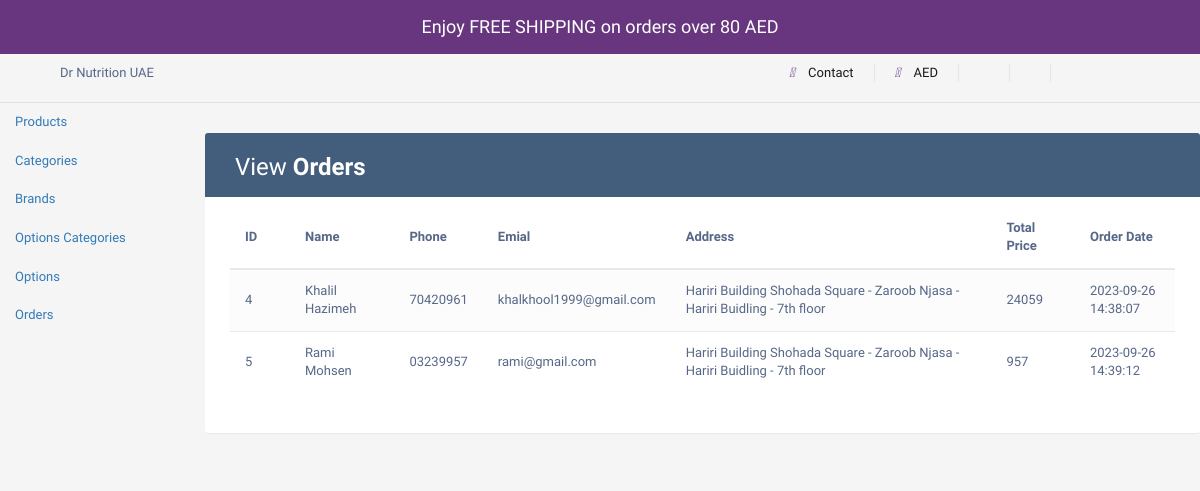
The page /admin/orders.php on the database its author committed.
### tables this page shows
CREATE TABLE `orders` (
  `order_id` int(11) NOT NULL,
  `name` varchar(255) NOT NULL,
  `phone_number` varchar(20) NOT NULL,
  `email` varchar(255) NOT NULL,
  `address` varchar(255) NOT NULL,
  `total_price` decimal(10,0) NOT NULL,
  `order_date` timestamp NOT NULL DEFAULT current_timestamp()
);

### admin/orders.php (the view, shortened to what this page needs)
<?php
$conn = new mysqli("localhost", "root", "", "logindb");
$query = "SELECT * FROM orders ORDER BY order_id";
$result = $conn->query($query);
?>
<!DOCTYPE html>
<html lang="en">
<head>
<link rel="stylesheet" href="https://maxcdn.bootstrapcdn.com/font-awesome/4.7.0/css/font-awesome.min.css">
<link rel="stylesheet" href="https://maxcdn.bootstrapcdn.com/bootstrap/3.3.7/css/bootstrap.min.css">
<link rel="stylesheet" href="https://cdnjs.cloudflare.com/ajax/libs/font-awesome/5.15.3/css/all.min.css" />
<link rel="stylesheet" href="../css/all.css" />
<body>
<section class="free_shipping_alert">
        <div>Enjoy FREE SHIPPING on orders over 80 AED</div>
    </section>
    <section class="top-nav-bar">
            <div class="top-nav">
                <div class="row justify-content-between">
                    <div class="col-lg-6">
                    <div class="top-nav-left d-none d-lg-block">
                        <span>Dr Nutrition UAE</span>
                    </div>
                    </div>
                    <div class="col-lg-6">
                    <div class="top-nav-right">
                        <ul class="list-inline top-nav-right-list">
                            <li>
                                <a title="Contact" href="#">
                                    <i class="fa-solid fa-phone" style="color: #68367f; margin-right: 10px;"></i>
                                    Contact
                                </a>
                            </li>
                            <li>
                                <a title="AED" href="">
                                    <i class="fa-solid fa-money-bill " style="color: #68367f; margin-right: 10px;"></i>
                                    AED
                                </a>
                            </li>
                            <li>
                                <a  title="Login" data-bs-toggle="modal" data-bs-target="#exampleModal"  href="index.php">
                                </a>
                            </li>
                        <li>
                    </ul>
                </div>
            </div>
        </div>
    </div>
</section>
<div class="row">
            <nav id="sidebar" class="col-md-3 col-lg-2 d-md-block bg-light sidebar">
                <div class="position-sticky">
                    <ul class="nav flex-column">
                        <li class="nav-item">
                            <a class="nav-link active" href="products.php">
                                Products
                            </a>
                        </li>
                        <li class="nav-item">
                            <a class="nav-link" href="categories.php">
                                Categories
                            </a>
                        </li>
						<li class="nav-item">
                            <a class="nav-link" href="brands.php">
                                Brands
                            </a>
                        </li>
                        <li class="nav-item">
                            <a class="nav-link" href="options_categories.php">
                                Options Categories
                            </a>
                        </li>
						<li class="nav-item">
                            <a class="nav-link" href="options.php">
                                Options
                            </a>
                        </li>
                        <li class="nav-item">
                            <a class="nav-link" href="orders.php">
                                Orders
                            </a>
                        </li>
                    </ul>
                </div>
            </nav>
			<main class="col-md-9 ms-sm-auto col-lg-10 px-md-4">
            <div class="table-wrapper">
            <div class="table-title">
                <div class="row">
                    <div class="col-sm-6">
						<h2>View <b>Orders</b></h2>
					</div>
                </div>
            </div>
            <table class="table table-striped table-hover">
                <thead>
                    <tr>
                        <th>ID</th>
                        <th>Name</th>
						<th>Phone</th>
                        <th>Emial</th>
                        <th>Address</th>
                        <th>Total Price</th>
                        <th>Order Date</th>
                    </tr>
                </thead>
                <tbody>
                    <?php
					foreach ($result as $row) {
                        echo '<tr>';
                        echo '<td>' . $row['order_id'] . '</td>';
                        echo '<td>' . $row['name'] . '</td>';
                        echo '<td>' . $row['phone_number'] . '</td>';
                        echo '<td>' . $row['email'] . '</td>';
                        echo '<td>' . $row['address'] . '</td>';
                        echo '<td>' . $row['total_price'] . '</td>';
                        echo '<td>' . $row['order_date'] . '</td>';
                        echo '</tr>';
                    }
                    ?>
                </tbody>
            </table>
    </div>
</body>
</html>

### css/all.css (style rules this page uses)
body { margin: 0; background-color: white; }
a { text-decoration: none!important; }
.free_shipping_alert { background: #68367f; color: #fff; text-align: center; padding: 14px; font-size: 18px; background-image: url(https://drnutrition.com/themes/storefront/public/images/wave.svg); background-position: 50%; background-size: cover; }
.top-nav { border-bottom: 1px solid #e1e1e1 ; padding: 10px 0% 10px 5%; }
.top-nav .top-nav-right-list { display: -webkit-box; display: flex; -webkit-box-pack: center; justify-content: center; flex-wrap: wrap; }
.top-nav .top-nav-right-list>li:first-child { padding-left: 0; }
.top-nav .top-nav-right-list>li { border-right: 1px solid #e5e5e5; display: inline-block; padding: 0 20px; }
.top-nav .top-nav-right-list>li>a { display: block; color: #191919; }
body { color: #566787; background: #f5f5f5; font-family: 'Varela Round', sans-serif; font-size: 13px; }
.table-wrapper { background: #fff; padding: 20px 25px; margin: 30px 0; border-radius: 3px; box-shadow: 0 1px 1px rgba(0,0,0,.05); }
.table-title { padding-bottom: 15px; background: #435d7d; color: #fff; padding: 16px 30px; margin: -20px -25px 10px; border-radius: 3px 3px 0 0; }
.table-title h2 { margin: 5px 0 0; font-size: 24px; }
table.table tr th, table.table tr td { border-color: #e9e9e9; padding: 12px 15px; vertical-align: middle; }
table.table tr th:first-child { width: 60px; }
table.table tr th:last-child { width: 100px; }
table.table-striped tbody tr:nth-of-type(odd) { background-color: #fcfcfc; }

### rows shown on the page
orders: order_id "4", name "Khalil Hazimeh", phone_number "70420961", email "khalkhool1999@gmail.com", address "Hariri Building Shohada Square - Zaroob Njasa - Hariri Buidling - 7th floor", total_price "24059", order_date "2023-09-26 14:38:07"
orders: order_id "5", name "Rami Mohsen", phone_number "03239957", email "rami@gmail.com", address "Hariri Building Shohada Square - Zaroob Njasa - Hariri Buidling - 7th floor", total_price "957", order_date "2023-09-26 14:39:12"
